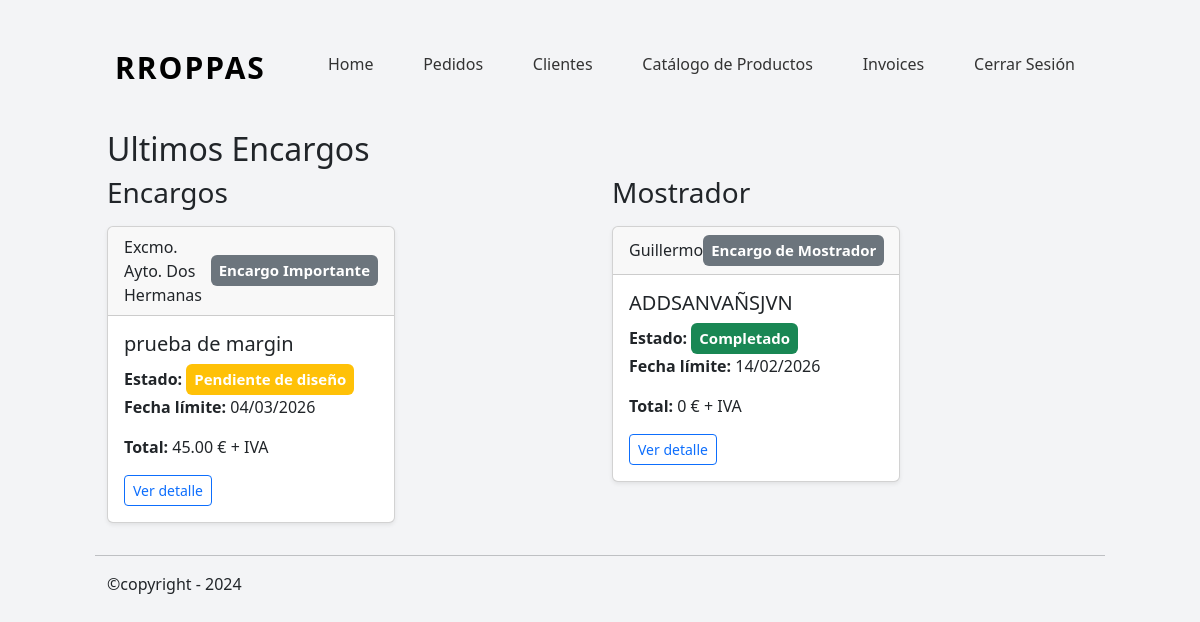
Before: /home/ (signed in) with the older database file.
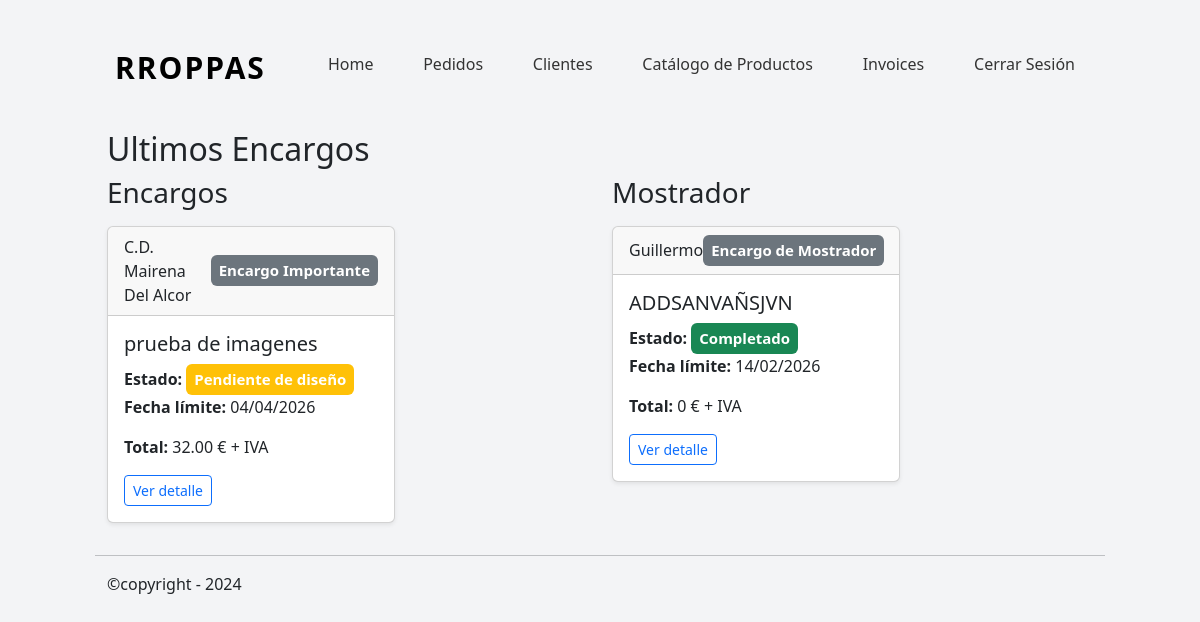
After: the same page with the newer database file.
### orders/models.py (models this page shows, shortened)
class Order(models.Model):
    class OrderStatus(models.TextChoices):
        RECEIVED = "RECEIVED", "Recibido"
        PENDING_DESIGN = "PENDING_DESIGN", "Pendiente de diseño"
        DESIGN_READY = "DESIGN_READY", "Diseño confirmado"
        IN_PRODUCTION = "IN_PRODUCTION", "En producción"
        COMPLETED = "COMPLETED", "Completado"
        DELIVERED = "DELIVERED", "Entregado"
        CANCELLED = "CANCELLED", "Cancelado"
    class OrderType(models.TextChoices):
        LARGE = 'LARGE', 'Encargo Importante'
        SMALL = 'SMALL', 'Encargo de Mostrador'
    client = models.ForeignKey(
        Client,
        on_delete=models.PROTECT,
        related_name='orders',
    )
    title = models.CharField(
        max_length=50,
        help_text='Descripcion corta del Pedido',
        verbose_name='Nombre del encargo',
    )
    status = models.CharField(
        verbose_name='Estado',
        choices=OrderStatus,
        default=OrderStatus.PENDING_DESIGN,
    )
    order_type =models.CharField(
        verbose_name='Tipo de pedido',
        choices=OrderType,
    )
    notes = models.TextField(blank=True, null=True)
    delivery_date = models.DateField(blank=True, null=True)
    created_at = models.DateTimeField(auto_now_add=True)
    updated_at = models.DateTimeField(auto_now=True)
    sent_at = models.DateField(blank=True, null=True)
    def total_price(self):
        return sum(
            item.unit_price * item.quantity
            for item in self.items.all()
        )
    def status_color(self):
        return {
            self.OrderStatus.RECEIVED: 'secondary',
            self.OrderStatus.PENDING_DESIGN: 'warning',
            self.OrderStatus.DESIGN_READY: 'info',
            self.OrderStatus.IN_PRODUCTION: 'primary',
            self.OrderStatus.COMPLETED: 'success',
            self.OrderStatus.DELIVERED: 'dark',
            self.OrderStatus.CANCELLED: 'danger',
        }.get(self.status, 'secondary')

class OrderItem(models.Model):
    order = models.ForeignKey(
        Order,
        on_delete=models.CASCADE,
        related_name='items',
    )
    product = models.ForeignKey(
        Product,
        on_delete=models.PROTECT,
    )
    variant = models.ForeignKey(
        ProductVariant,
        on_delete=models.PROTECT,
    )
    quantity = models.PositiveIntegerField(
        default=1,
    )
    unit_price = models.DecimalField(
        max_digits=10,
        decimal_places=2,
        help_text="Precio unitario sin IVA",
        verbose_name='Precio presupuestado',
    )
    notes = models.CharField(
        max_length=255,
        blank=True,
    )

### clients/models.py (models this page shows, shortened)
class Client(models.Model):
    TIPOS_CLIENTE = [
        ("club deportivo", "Club deportivo"),
        ("colegio", "Colegio"),
        ("ayuntamiento", "Ayuntamiento"),
        ("universidad", "Universidad"),
        ("empresa", "Empresa"),
        ("particular", "Particular"),
    ]
    name = models.CharField(
        verbose_name='Nombre',
        max_length=255,
    )
    tipo = models.CharField(
        verbose_name='Tipo de Cliente',
        choices=TIPOS_CLIENTE
    )
    cif_nif = models.CharField(
        verbose_name='CIF/NIF',
        max_length=20,
        blank=True,
        null=True,
    )
    t_number = models.CharField(
        verbose_name='Nº teléfono',
        max_length=30,
        null=True,
        blank=True
    )
    email= models.EmailField(
        blank=True,
    )
    direccion=models.TextField(
        verbose_name='Direccion',
        max_length=100,
        blank=True,
        null=True,
    )
    other=models.TextField(
        verbose_name='Otra información',
        blank=True,
        null=True,
    )
    created_at=models.DateTimeField(
        verbose_name='Fecha de Creación',
        default=timezone.now,
        )

### mini_erp/views.py (the view, shortened to what this page needs)
# urls.py: path('home/', home_view.as_view(), name='home'),
class home_view(TemplateView):
    template_name = 'general/home.html'
    def get_context_data(self, **kwargs):
        context = super().get_context_data(**kwargs)
        search = self.request.GET.get('q')
        order_by_delivery = self.request.GET.get('order') == 'delivery'
        important_orders = Order.objects.filter(order_type='LARGE')
        counter_orders = Order.objects.filter(order_type='SMALL')
        if order_by_delivery:
            important_orders = important_orders.order_by(
                'delivery_date'
            )
            counter_orders = counter_orders.order_by(
                'delivery_date'
            )
        else:
            important_orders = important_orders.order_by(
                '-created_at'
            )
            counter_orders = counter_orders.order_by(
                '-created_at'
            )
        context['important_orders'] = important_orders
        context['counter_orders'] = counter_orders
        return context

### mini_erp/templates/general/home.html (shortened to what this page needs)
{% extends "general/layout.html" %}
{% block contenido %}
   {% if request.user.is_authenticated %}
      <div class="container">
         <section>
               <div class="row">
                  <h2>Ultimos Encargos</h2>
                  <div class="col-md-6">
                     <h3 class="mb-3">Encargos</h3>
                     {% for order in important_orders|slice:":1" %}
                        {% include "_includes/_orders/_order_card.html" %}
                     {% endfor %}
                  </div>
                  <div class="col-md-6">
                     <h3 class="mb-3">Mostrador</h3>
                     {% for order in counter_orders|slice:":1" %}
                        {% include "_includes/_orders/_order_card.html" %}
                     {% endfor %}
                  </div>
               </div>
         </section>
      </div
   {% endif %}
{% endblock %}

### mini_erp/templates/_includes/_orders/_order_card.html
<div class="card mb-3 shadow-sm" style="width: 18rem;">
    <div class="card-header d-flex justify-content-between align-items-center">
        <span>{{ order.client.name }}</span>
        <span class="badge
            {% if order.order_type == 'BIG' %} bg-primary
            {% else %} bg-secondary
            {% endif %}">
            {{ order.get_order_type_display }}
        </span>
    </div>
    <div class="card-body">
        <h5 class="card-title">{{ order.title }}</h5>
        <p class="card-text">
            <strong>Estado:</strong>
            <span class="badge bg-{{ order.status_color }}">
                {{ order.get_status_display }}
            </span>
            <br>
            <strong>Fecha límite:</strong>
            {% if order.delivery_date %}{{ order.delivery_date|date:"d/m/Y" }}{% else %}Sin definir{% endif %}
        </p>
        <p class="card-text-price"><strong>Total:</strong> {{ order.total_price }} € + IVA</p>
        <a href="{% url 'orders:order_detail' order.pk %}" class="btn btn-sm btn-outline-primary">
            Ver detalle
        </a>
    </div>
</div>

Changed rows visible on the page:
no longer on this page (row unchanged): Order: client.name "Excmo. Ayto. Dos Hermanas", order_type "Encargo Importante", title "prueba de margin", status "Pendiente de diseño", delivery_date "04/03/2026", total_price "45.00", shown under "Encargos"
added Order: client.name "C.D. Mairena Del Alcor", order_type "Encargo Importante", title "prueba de imagenes", status "Pendiente de diseño", delivery_date "04/04/2026", total_price "32.00", shown under "Encargos"
